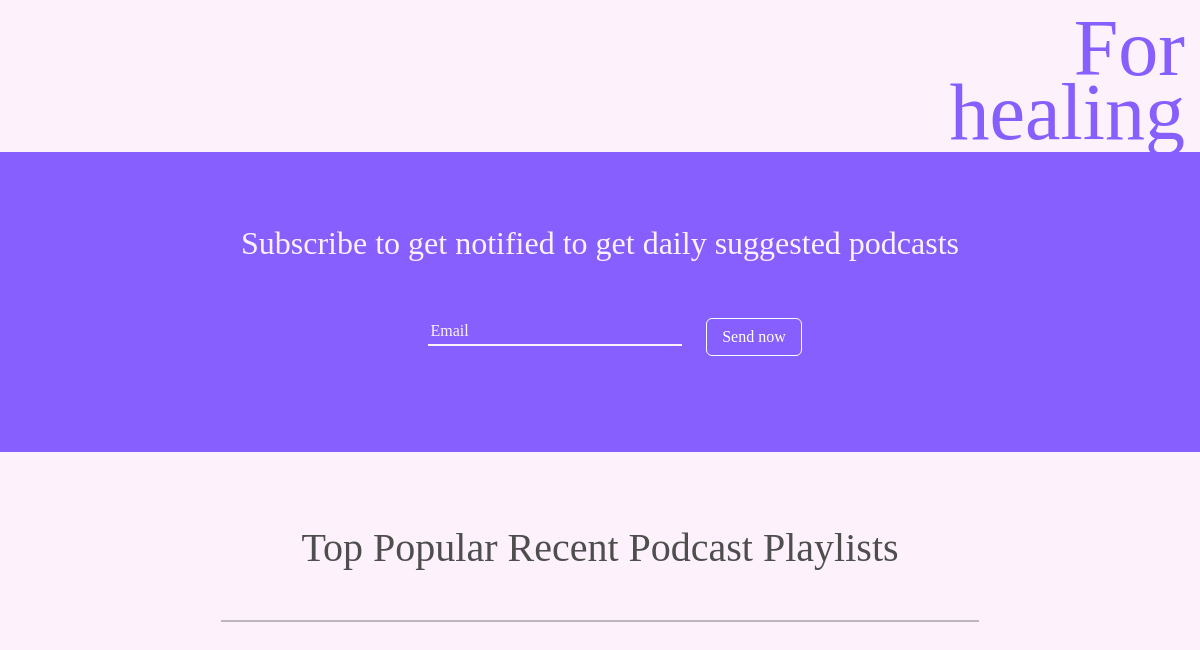
/all_podcasts (lower part), run on an earlier commit of the app's database.
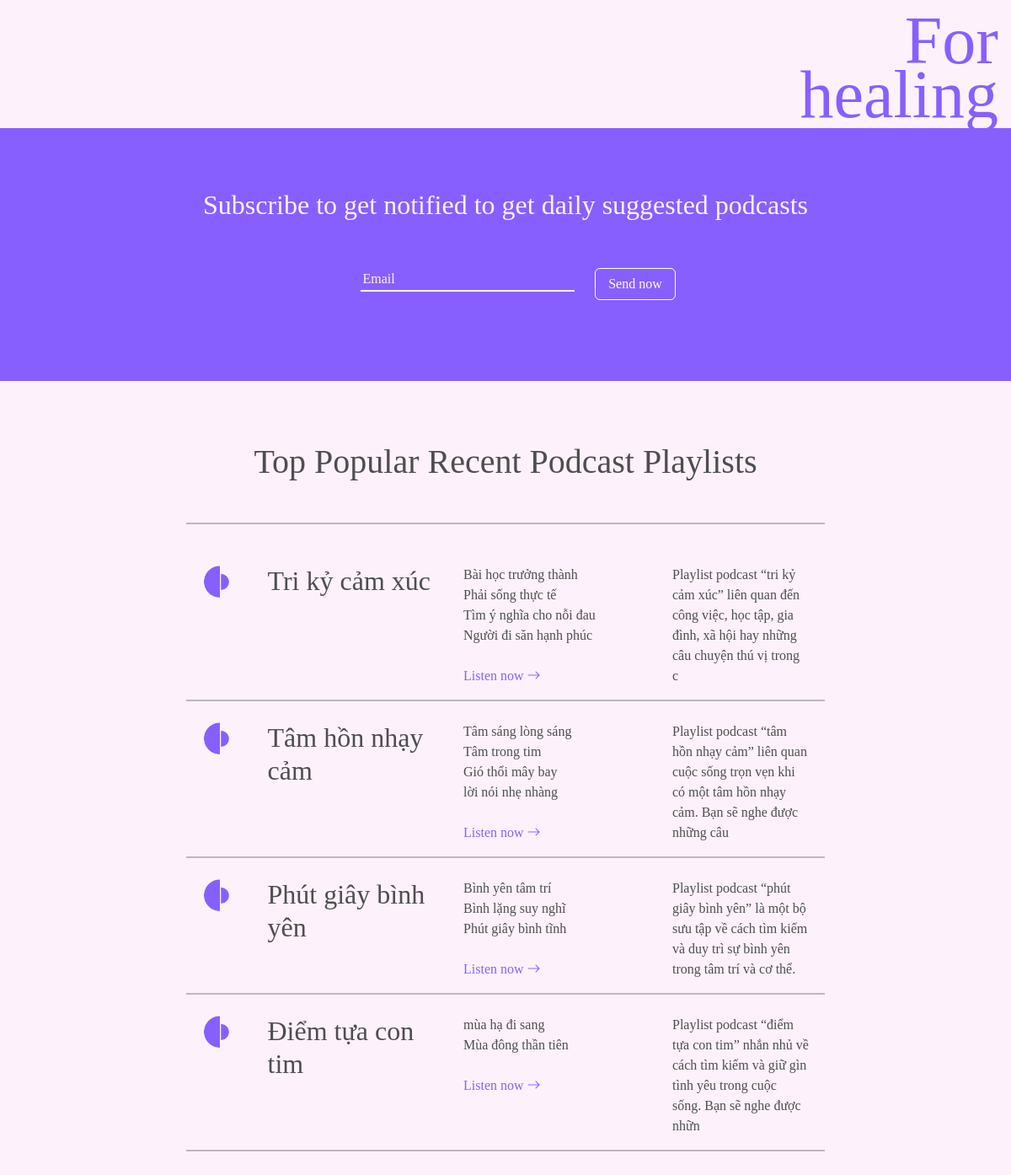
And on a later commit of the database.
### app.py (models this page shows)
class Playlists(db.Model):
    id = db.Column(db.Integer, primary_key=True)
    title = db.Column(db.String(255), nullable=False)
    description = db.Column(db.Text, nullable=False)
    audios = db.relationship('Audio', backref='playlist')

class Audio(db.Model):
    id = db.Column(db.Integer, primary_key=True)
    name = db.Column(db.String(64), unique=True)
    title = db.Column(db.String(255), nullable=False)
    description = db.Column(db.Text, nullable=False)
    path = db.Column(db.String(256))
    date_posted = db.Column(db.DateTime, default=datetime.utcnow)
    playlist_id = db.Column(db.Integer, db.ForeignKey('playlists.id'))

### app.py (the view)
@app.route('/all_podcasts')
def all_podcasts():
    all_podcasts = Audio.query.order_by(Audio.date_posted)
    playlists = Playlists.query.order_by(Playlists.id)
    return render_template("all_podcasts.html", all_podcasts=all_podcasts, playlists=playlists)

### form_backup.py
class SearchForm(FlaskForm):
    searched = StringField("Searched", validators=[DataRequired()])
    submit = SubmitField("Search now")

### app.py (called while the page is built)
@app.context_processor
def base():
    form = SearchForm()
    return dict(form=form)

### templates/all_podcasts.html (shortened to what this page needs)
{% include 'navbar.html' %}
<div id="hero" class="text-center" style>
    <div class="row" style="margin-top:60px">
        <div class="col-6">
        </div>
        <div class="col-6 text-left">
            <br>
            <br>
            <h1 class="text-purple big-heading text-right mt-4" style="margin-right:15px">For<br> healing</h1>
        </div>
    </div>
</div>
<div class="subscribe p-5 text-center">
    <br>
    <h2> Subscribe to get notified to get daily suggested podcasts  </h2>
    <br><br>
    <form action="">
        <div class="row" style="text-align: right;">
            <div class="col-7">
                <input type="email" placeholder="Email" class="form-control-subscribe">
            </div>
            <div class="col-5 text-left" style="max-width:120px">
                <button type="submit" class="btn btn-outline-secondary">Send now</button>
            </div>
        </div>
    </form>
    <br><br>
</div>
<h1 class="text-center">Top Popular Recent Podcast Playlists</h1>
<div class="mt-5">
    <div class="container">
        <hr class="hr-2" style="width:68%; margin:auto">
        <br>
        {% for playlist in playlists %}
            <div class="container">
                <div class="row">
                    <div class="col-2"></div>
                    <div class="col-8 mt-4">
                        <div class="row">
                            <div class="col-5">
                                <div class="row">
                                    <div class="col-3">
                                        <img src="static/imgs/Refined/shape.png" style="max-width: 40px;" alt="">
                                    </div>
                                    <div class="col-9">
                                        <h2> {{playlist.title}} </h2>
                                    </div>
                                </div>
                            </div>
                            <div class="col-4">
                                {% for podcast in all_podcasts %}
                                    {% if podcast.playlist.id == playlist.id %}
                                        <div>{{podcast.title}}</div>
                                    {% endif %}
                                {% endfor %}
                                <br>
                                <a class="mt-3" href=" {{url_for('playlist_play', id=playlist.id)}} ">Listen now <i class="bi bi-arrow-right"></i></a>
                            </div>
                            <div class="col-3">
                                <div>{{playlist.description[:120]}}</div>
                            </div>
                        </div>
                    </div>
                    <div class="col-2"></div>
                </div>
            </div>
            <hr class="mt-3 hr-2" style="width:68%; margin:auto">
        {% endfor %}
    </div>
</div>

What changed in the data, as far as the page shows it:
added Playlists: title "Tri kỷ cảm xúc", description "Playlist podcast “tri kỷ cảm xúc” liên quan đến công việc, học tập, gia đình, xã hội hay những câu chuyện thú vị trong c"
added Audio: title "Bài học trưởng thành", shown under "Tri kỷ cảm xúc"
added Audio: title "Phải sống thực tế", shown under "Tri kỷ cảm xúc"
added Audio: title "Tìm ý nghĩa cho nỗi đau", shown under "Tri kỷ cảm xúc"
added Audio: title "Người đi săn hạnh phúc", shown under "Tri kỷ cảm xúc"
added Playlists: title "Tâm hồn nhạy cảm", description "Playlist podcast “tâm hồn nhạy cảm” liên quan cuộc sống trọn vẹn khi có một tâm hồn nhạy cảm. Bạn sẽ nghe được những câu"
added Audio: title "Tâm sáng lòng sáng", shown under "Tâm hồn nhạy cảm"
added Audio: title "Tâm trong tim", shown under "Tâm hồn nhạy cảm"
added Audio: title "Gió thổi mây bay", shown under "Tâm hồn nhạy cảm"
added Audio: title "lời nói nhẹ nhàng", shown under "Tâm hồn nhạy cảm"
added Playlists: title "Phút giây bình yên", description "Playlist podcast “phút giây bình yên” là một bộ sưu tập về cách tìm kiếm và duy trì sự bình yên trong tâm trí và cơ thể."
added Audio: title "Bình yên tâm trí", shown under "Phút giây bình yên"
added Audio: title "Bình lặng suy nghĩ", shown under "Phút giây bình yên"
added Audio: title "Phút giây bình tĩnh", shown under "Phút giây bình yên"
added Playlists: title "Điểm tựa con tim", description "Playlist podcast “điểm tựa con tim” nhắn nhủ về cách tìm kiếm và giữ gìn tình yêu trong cuộc sống. Bạn sẽ nghe được nhữn"
added Audio: title "mùa hạ đi sang", shown under "Điểm tựa con tim"
added Audio: title "Mùa đông thần tiên", shown under "Điểm tựa con tim"
